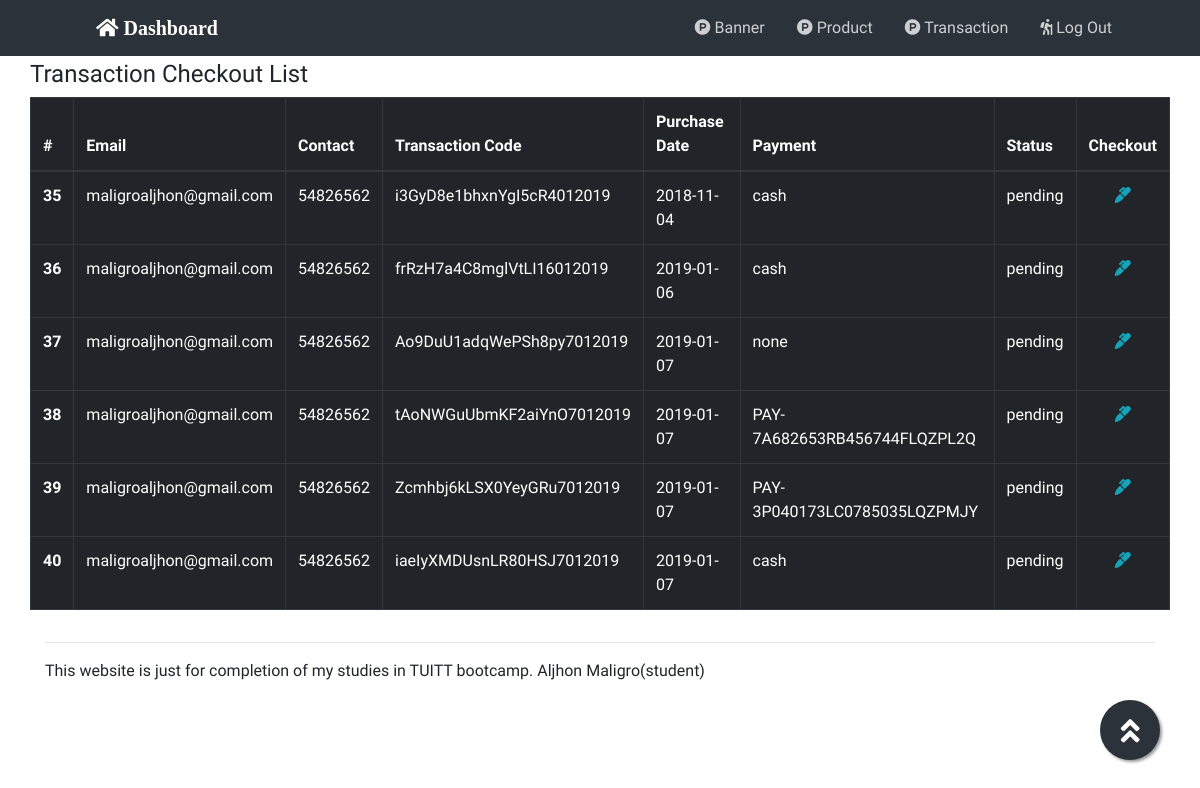
Page /app/controllers/aed-account.php (signed in) on the earlier database version.
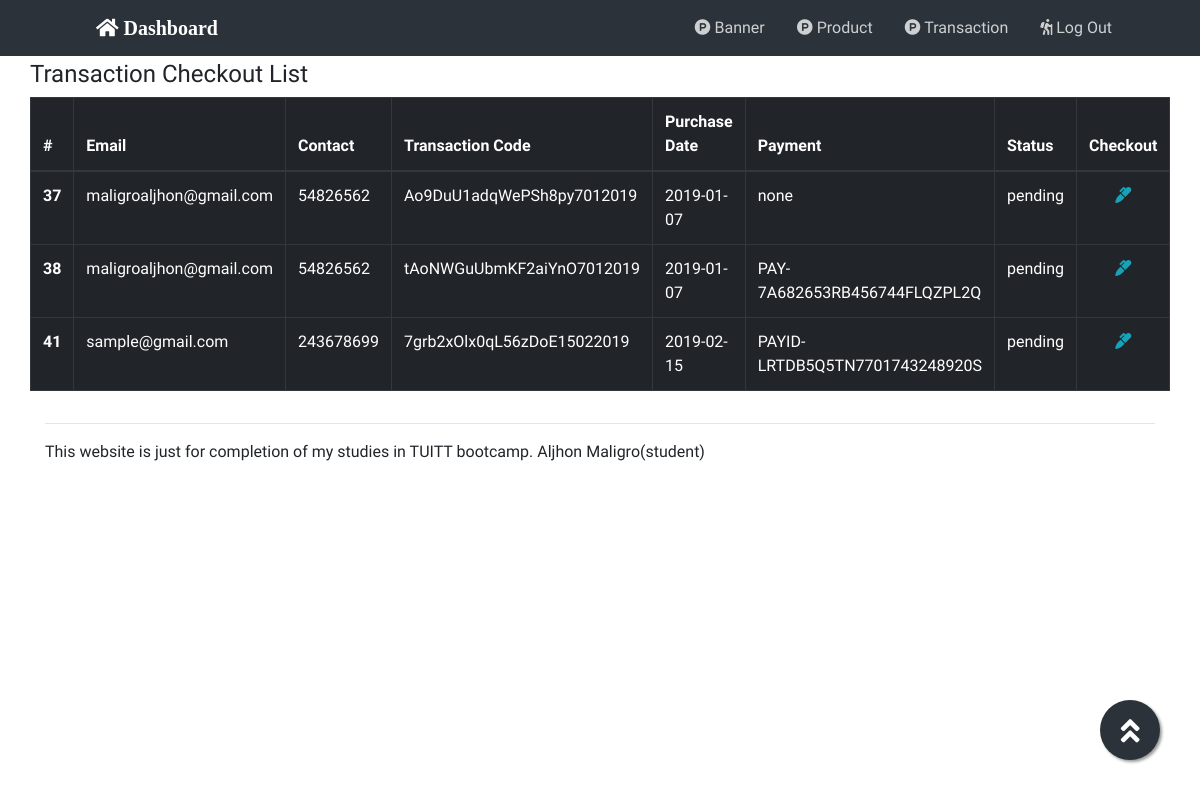
Same page on the later database version.
### tables this page shows
CREATE TABLE `tbl_orders` (
  `id` int(11) NOT NULL,
  `user_id` int(11) NOT NULL,
  `transaction_code` varchar(255) DEFAULT NULL,
  `purchase_date` varchar(255) DEFAULT NULL,
  `status_id` int(11) NOT NULL,
  `payment_mode_id` int(11) NOT NULL,
  `payment` varchar(255) NOT NULL,
  `shipping_address` varchar(255) DEFAULT NULL
);

CREATE TABLE `tbl_account` (
  `id` int(11) NOT NULL,
  `fname` varchar(255) NOT NULL,
  `mname` varchar(255) NOT NULL,
  `lname` varchar(255) NOT NULL,
  `gender` varchar(255) NOT NULL,
  `address` varchar(255) NOT NULL,
  `contact` int(25) DEFAULT NULL,
  `date_created` varchar(255) NOT NULL,
  `bday` varchar(255) NOT NULL,
  `username` varchar(255) NOT NULL,
  `password` varchar(255) NOT NULL
);

CREATE TABLE `tbl_status` (
  `id` int(11) NOT NULL,
  `name` varchar(255) NOT NULL
);

### app/controllers/aed-account.php (the view)
<?php require_once"../partials/header.php"; ?>
<section class="mp">
<div class="container">
	<div class="row">
		<h4>Transaction Checkout List</h4>
	</div>
	<div class="row">
		<div class="table-responsive-md">
  			<table class="table table-bordered table-dark">
  				<thead>
			    <tr>
			      <th scope="col">#</th>
			      <th scope="col">Email</th>
			      <th scope="col">Contact</th>
			      <th scope="col">Transaction Code</th>
			      <th scope="col">Purchase Date</th>
			      <th scope="col">Payment</th>
			      <th scope="col">Status</th>
			      <th scope="col">Checkout</th>
			    </tr>
			  	</thead>
			  	<tbody id="transInfo">
	<?php
	require_once"connection.php";
	$sql = "SELECT o.id 'id', o.transaction_code 'tcode',o.purchase_date 'pdate',o.payment 'payment',s.name 'status', a.username 'email',a.contact 'contact' FROM tbl_orders o,tbl_status s,tbl_account a where o.user_id = a.id AND s.id = o.status_id AND s.name ='pending'";
	$result = mysqli_query($con,$sql);
	if(mysqli_num_rows($result)){
		while ($row = mysqli_fetch_assoc($result)) {
		echo "<tr>
				<th scope='row'>$row[id]</th>
				<td>$row[email]</td>
				<td>$row[contact]</td>
				<td>$row[tcode]</td>
				<td>$row[pdate]</td>
				<td>$row[payment]</td>
				<td>$row[status]</td>
				<td class='text-center'><a href='#' class='text-info' onclick='updateStatus($row[id])'><i class='fas fa-marker'></i></a></td>
				</tr>";
		}
	}
	?>
				</tbody>
			</table>
		</div>
	</div>
</div>
</section>
<?php require_once"../partials/footer.php"; ?>

Differences in the rows shown:
no longer on this page (row edited): tbl_orders: id "35", user.username "maligroaljhon@gmail.com", user.contact "54826562", transaction_code "i3GyD8e1bhxnYgI5cR4012019", purchase_date "2018-11-04", payment "cash", status.name "pending"
no longer on this page (row edited): tbl_orders: id "36", user.username "maligroaljhon@gmail.com", user.contact "54826562", transaction_code "frRzH7a4C8mglVtLI16012019", purchase_date "2019-01-06", payment "cash", status.name "pending"
no longer on this page (row edited): tbl_orders: id "39", user.username "maligroaljhon@gmail.com", user.contact "54826562", transaction_code "Zcmhbj6kLSX0YeyGRu7012019", purchase_date "2019-01-07", payment "PAY-3P040173LC0785035LQZPMJY", status.name "pending"
no longer on this page (row edited): tbl_orders: id "40", user.username "maligroaljhon@gmail.com", user.contact "54826562", transaction_code "iaeIyXMDUsnLR80HSJ7012019", purchase_date "2019-01-07", payment "cash", status.name "pending"
added tbl_orders: id "41", user.username "sample@gmail.com", user.contact "243678699", transaction_code "7grb2xOlx0qL56zDoE15022019", purchase_date "2019-02-15", payment "PAYID-LRTDB5Q5TN7701743248920S", status.name "pending"
